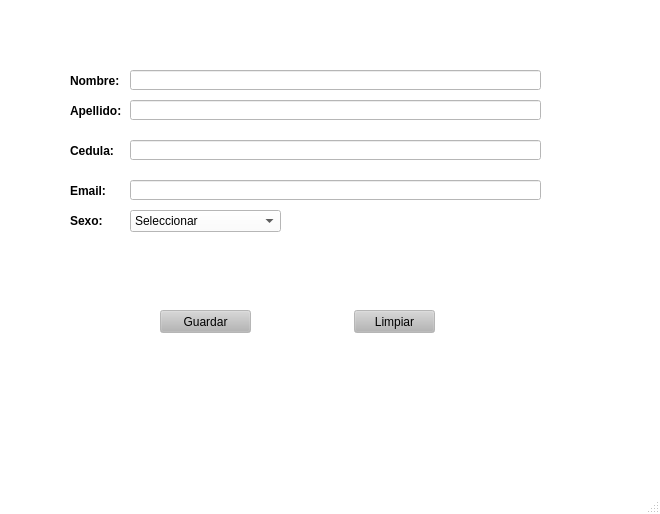
<?xml version="1.0" encoding="UTF-8"?>
<ui version="4.0">
 <class>vtnPrincipal</class>
 <widget class="QMainWindow" name="vtnPrincipal">
  <property name="geometry">
   <rect>
    <x>0</x>
    <y>0</y>
    <width>660</width>
    <height>514</height>
   </rect>
  </property>
  <property name="palette">
   <palette>
    <active>
     <colorrole role="WindowText">
      <brush brushstyle="SolidPattern">
       <color alpha="255">
        <red>0</red>
        <green>0</green>
        <blue>0</blue>
       </color>
      </brush>
     </colorrole>
     <colorrole role="Button">
      <brush brushstyle="SolidPattern">
       <color alpha="255">
        <red>255</red>
        <green>255</green>
        <blue>255</blue>
       </color>
      </brush>
     </colorrole>
     <colorrole role="Light">
      <brush brushstyle="SolidPattern">
       <color alpha="255">
        <red>255</red>
        <green>255</green>
        <blue>255</blue>
       </color>
      </brush>
     </colorrole>
     <colorrole role="Midlight">
      <brush brushstyle="SolidPattern">
       <color alpha="255">
        <red>255</red>
        <green>255</green>
        <blue>255</blue>
       </color>
      </brush>
     </colorrole>
     <colorrole role="Dark">
      <brush brushstyle="SolidPattern">
       <color alpha="255">
        <red>127</red>
        <green>127</green>
        <blue>127</blue>
       </color>
      </brush>
     </colorrole>
     <colorrole role="Mid">
      <brush brushstyle="SolidPattern">
       <color alpha="255">
        <red>170</red>
        <green>170</green>
        <blue>170</blue>
       </color>
      </brush>
     </colorrole>
     <colorrole role="Text">
      <brush brushstyle="SolidPattern">
       <color alpha="255">
        <red>0</red>
        <green>0</green>
        <blue>0</blue>
       </color>
      </brush>
     </colorrole>
     <colorrole role="BrightText">
      <brush brushstyle="SolidPattern">
       <color alpha="255">
        <red>255</red>
        <green>255</green>
        <blue>255</blue>
       </color>
      </brush>
     </colorrole>
     <colorrole role="ButtonText">
      <brush brushstyle="SolidPattern">
       <color alpha="255">
        <red>0</red>
        <green>0</green>
        <blue>0</blue>
       </color>
      </brush>
     </colorrole>
     <colorrole role="Base">
      <brush brushstyle="SolidPattern">
       <color alpha="255">
        <red>255</red>
        <green>255</green>
        <blue>255</blue>
       </color>
      </brush>
     </colorrole>
     <colorrole role="Window">
      <brush brushstyle="SolidPattern">
       <color alpha="255">
        <red>255</red>
        <green>255</green>
        <blue>255</blue>
       </color>
      </brush>
     </colorrole>
     <colorrole role="Shadow">
      <brush brushstyle="SolidPattern">
       <color alpha="255">
        <red>0</red>
        <green>0</green>
        <blue>0</blue>
       </color>
      </brush>
     </colorrole>
     <colorrole role="AlternateBase">
      <brush brushstyle="SolidPattern">
       <color alpha="255">
        <red>255</red>
        <green>255</green>
        <blue>255</blue>
       </color>
      </brush>
     </colorrole>
     <colorrole role="ToolTipBase">
      <brush brushstyle="SolidPattern">
       <color alpha="255">
        <red>255</red>
        <green>255</green>
        <blue>220</blue>
       </color>
      </brush>
     </colorrole>
     <colorrole role="ToolTipText">
      <brush brushstyle="SolidPattern">
       <color alpha="255">
        <red>0</red>
        <green>0</green>
        <blue>0</blue>
       </color>
      </brush>
     </colorrole>
    </active>
    <inactive>
     <colorrole role="WindowText">
      <brush brushstyle="SolidPattern">
       <color alpha="255">
        <red>0</red>
        <green>0</green>
        <blue>0</blue>
       </color>
      </brush>
     </colorrole>
     <colorrole role="Button">
      <brush brushstyle="SolidPattern">
       <color alpha="255">
        <red>255</red>
        <green>255</green>
        <blue>255</blue>
       </color>
      </brush>
     </colorrole>
     <colorrole role="Light">
      <brush brushstyle="SolidPattern">
       <color alpha="255">
        <red>255</red>
        <green>255</green>
        <blue>255</blue>
       </color>
      </brush>
     </colorrole>
     <colorrole role="Midlight">
      <brush brushstyle="SolidPattern">
       <color alpha="255">
        <red>255</red>
        <green>255</green>
        <blue>255</blue>
       </color>
      </brush>
     </colorrole>
     <colorrole role="Dark">
      <brush brushstyle="SolidPattern">
       <color alpha="255">
        <red>127</red>
        <green>127</green>
        <blue>127</blue>
       </color>
      </brush>
     </colorrole>
     <colorrole role="Mid">
      <brush brushstyle="SolidPattern">
       <color alpha="255">
        <red>170</red>
        <green>170</green>
        <blue>170</blue>
       </color>
      </brush>
     </colorrole>
     <colorrole role="Text">
      <brush brushstyle="SolidPattern">
       <color alpha="255">
        <red>0</red>
        <green>0</green>
        <blue>0</blue>
       </color>
      </brush>
     </colorrole>
     <colorrole role="BrightText">
      <brush brushstyle="SolidPattern">
       <color alpha="255">
        <red>255</red>
        <green>255</green>
        <blue>255</blue>
       </color>
      </brush>
     </colorrole>
     <colorrole role="ButtonText">
      <brush brushstyle="SolidPattern">
       <color alpha="255">
        <red>0</red>
        <green>0</green>
        <blue>0</blue>
       </color>
      </brush>
     </colorrole>
     <colorrole role="Base">
      <brush brushstyle="SolidPattern">
       <color alpha="255">
        <red>255</red>
        <green>255</green>
        <blue>255</blue>
       </color>
      </brush>
     </colorrole>
     <colorrole role="Window">
      <brush brushstyle="SolidPattern">
       <color alpha="255">
        <red>255</red>
        <green>255</green>
        <blue>255</blue>
       </color>
      </brush>
     </colorrole>
     <colorrole role="Shadow">
      <brush brushstyle="SolidPattern">
       <color alpha="255">
        <red>0</red>
        <green>0</green>
        <blue>0</blue>
       </color>
      </brush>
     </colorrole>
     <colorrole role="AlternateBase">
      <brush brushstyle="SolidPattern">
       <color alpha="255">
        <red>255</red>
        <green>255</green>
        <blue>255</blue>
       </color>
      </brush>
     </colorrole>
     <colorrole role="ToolTipBase">
      <brush brushstyle="SolidPattern">
       <color alpha="255">
        <red>255</red>
        <green>255</green>
        <blue>220</blue>
       </color>
      </brush>
     </colorrole>
     <colorrole role="ToolTipText">
      <brush brushstyle="SolidPattern">
       <color alpha="255">
        <red>0</red>
        <green>0</green>
        <blue>0</blue>
       </color>
      </brush>
     </colorrole>
    </inactive>
    <disabled>
     <colorrole role="WindowText">
      <brush brushstyle="SolidPattern">
       <color alpha="255">
        <red>127</red>
        <green>127</green>
        <blue>127</blue>
       </color>
      </brush>
     </colorrole>
     <colorrole role="Button">
      <brush brushstyle="SolidPattern">
       <color alpha="255">
        <red>255</red>
        <green>255</green>
        <blue>255</blue>
       </color>
      </brush>
     </colorrole>
     <colorrole role="Light">
      <brush brushstyle="SolidPattern">
       <color alpha="255">
        <red>255</red>
        <green>255</green>
        <blue>255</blue>
       </color>
      </brush>
     </colorrole>
     <colorrole role="Midlight">
      <brush brushstyle="SolidPattern">
       <color alpha="255">
        <red>255</red>
        <green>255</green>
        <blue>255</blue>
       </color>
      </brush>
     </colorrole>
     <colorrole role="Dark">
      <brush brushstyle="SolidPattern">
       <color alpha="255">
        <red>127</red>
        <green>127</green>
        <blue>127</blue>
       </color>
      </brush>
     </colorrole>
     <colorrole role="Mid">
      <brush brushstyle="SolidPattern">
       <color alpha="255">
        <red>170</red>
        <green>170</green>
        <blue>170</blue>
       </color>
      </brush>
     </colorrole>
     <colorrole role="Text">
      <brush brushstyle="SolidPattern">
       <color alpha="255">
        <red>127</red>
        <green>127</green>
        <blue>127</blue>
       </color>
      </brush>
     </colorrole>
     <colorrole role="BrightText">
      <brush brushstyle="SolidPattern">
       <color alpha="255">
        <red>255</red>
        <green>255</green>
        <blue>255</blue>
       </color>
      </brush>
     </colorrole>
     <colorrole role="ButtonText">
      <brush brushstyle="SolidPattern">
       <color alpha="255">
        <red>127</red>
        <green>127</green>
        <blue>127</blue>
       </color>
      </brush>
     </colorrole>
     <colorrole role="Base">
      <brush brushstyle="SolidPattern">
       <color alpha="255">
        <red>255</red>
        <green>255</green>
        <blue>255</blue>
       </color>
      </brush>
     </colorrole>
     <colorrole role="Window">
      <brush brushstyle="SolidPattern">
       <color alpha="255">
        <red>255</red>
        <green>255</green>
        <blue>255</blue>
       </color>
      </brush>
     </colorrole>
     <colorrole role="Shadow">
      <brush brushstyle="SolidPattern">
       <color alpha="255">
        <red>0</red>
        <green>0</green>
        <blue>0</blue>
       </color>
      </brush>
     </colorrole>
     <colorrole role="AlternateBase">
      <brush brushstyle="SolidPattern">
       <color alpha="255">
        <red>255</red>
        <green>255</green>
        <blue>255</blue>
       </color>
      </brush>
     </colorrole>
     <colorrole role="ToolTipBase">
      <brush brushstyle="SolidPattern">
       <color alpha="255">
        <red>255</red>
        <green>255</green>
        <blue>220</blue>
       </color>
      </brush>
     </colorrole>
     <colorrole role="ToolTipText">
      <brush brushstyle="SolidPattern">
       <color alpha="255">
        <red>0</red>
        <green>0</green>
        <blue>0</blue>
       </color>
      </brush>
     </colorrole>
    </disabled>
   </palette>
  </property>
  <property name="windowTitle">
   <string>Sistema de Administración de Persona</string>
  </property>
  <widget class="QWidget" name="centralwidget">
   <widget class="QLabel" name="lblNombre">
    <property name="geometry">
     <rect>
      <x>70</x>
      <y>60</y>
      <width>131</width>
      <height>41</height>
     </rect>
    </property>
    <property name="font">
     <font>
      <weight>75</weight>
      <bold>true</bold>
     </font>
    </property>
    <property name="mouseTracking">
     <bool>false</bool>
    </property>
    <property name="tabletTracking">
     <bool>false</bool>
    </property>
    <property name="text">
     <string>Nombre:</string>
    </property>
   </widget>
   <widget class="QLabel" name="lblApellido">
    <property name="geometry">
     <rect>
      <x>70</x>
      <y>90</y>
      <width>131</width>
      <height>41</height>
     </rect>
    </property>
    <property name="font">
     <font>
      <weight>75</weight>
      <bold>true</bold>
     </font>
    </property>
    <property name="mouseTracking">
     <bool>false</bool>
    </property>
    <property name="tabletTracking">
     <bool>false</bool>
    </property>
    <property name="text">
     <string>Apellido:</string>
    </property>
   </widget>
   <widget class="QLineEdit" name="TxTNombre">
    <property name="geometry">
     <rect>
      <x>130</x>
      <y>70</y>
      <width>411</width>
      <height>20</height>
     </rect>
    </property>
    <property name="text">
     <string/>
    </property>
    <property name="maxLength">
     <number>20</number>
    </property>
   </widget>
   <widget class="QLineEdit" name="TxTApellido">
    <property name="geometry">
     <rect>
      <x>130</x>
      <y>100</y>
      <width>411</width>
      <height>20</height>
     </rect>
    </property>
    <property name="maxLength">
     <number>20</number>
    </property>
   </widget>
   <widget class="QPushButton" name="btnGuardar">
    <property name="geometry">
     <rect>
      <x>160</x>
      <y>310</y>
      <width>91</width>
      <height>23</height>
     </rect>
    </property>
    <property name="palette">
     <palette>
      <active>
       <colorrole role="Button">
        <brush brushstyle="SolidPattern">
         <color alpha="255">
          <red>181</red>
          <green>181</green>
          <blue>181</blue>
         </color>
        </brush>
       </colorrole>
       <colorrole role="Light">
        <brush brushstyle="SolidPattern">
         <color alpha="255">
          <red>156</red>
          <green>156</green>
          <blue>156</blue>
         </color>
        </brush>
       </colorrole>
       <colorrole role="Midlight">
        <brush brushstyle="SolidPattern">
         <color alpha="255">
          <red>150</red>
          <green>150</green>
          <blue>150</blue>
         </color>
        </brush>
       </colorrole>
      </active>
      <inactive>
       <colorrole role="Button">
        <brush brushstyle="SolidPattern">
         <color alpha="255">
          <red>181</red>
          <green>181</green>
          <blue>181</blue>
         </color>
        </brush>
       </colorrole>
       <colorrole role="Light">
        <brush brushstyle="SolidPattern">
         <color alpha="255">
          <red>156</red>
          <green>156</green>
          <blue>156</blue>
         </color>
        </brush>
       </colorrole>
       <colorrole role="Midlight">
        <brush brushstyle="SolidPattern">
         <color alpha="255">
          <red>150</red>
          <green>150</green>
          <blue>150</blue>
         </color>
        </brush>
       </colorrole>
      </inactive>
      <disabled>
       <colorrole role="Button">
        <brush brushstyle="SolidPattern">
         <color alpha="255">
          <red>181</red>
          <green>181</green>
          <blue>181</blue>
         </color>
        </brush>
       </colorrole>
       <colorrole role="Light">
        <brush brushstyle="SolidPattern">
         <color alpha="255">
          <red>156</red>
          <green>156</green>
          <blue>156</blue>
         </color>
        </brush>
       </colorrole>
       <colorrole role="Midlight">
        <brush brushstyle="SolidPattern">
         <color alpha="255">
          <red>150</red>
          <green>150</green>
          <blue>150</blue>
         </color>
        </brush>
       </colorrole>
      </disabled>
     </palette>
    </property>
    <property name="text">
     <string>Guardar</string>
    </property>
   </widget>
   <widget class="QLabel" name="lblCedula">
    <property name="geometry">
     <rect>
      <x>70</x>
      <y>130</y>
      <width>131</width>
      <height>41</height>
     </rect>
    </property>
    <property name="font">
     <font>
      <weight>75</weight>
      <bold>true</bold>
     </font>
    </property>
    <property name="mouseTracking">
     <bool>false</bool>
    </property>
    <property name="tabletTracking">
     <bool>false</bool>
    </property>
    <property name="text">
     <string>Cedula:</string>
    </property>
   </widget>
   <widget class="QLineEdit" name="TxTCedula">
    <property name="geometry">
     <rect>
      <x>130</x>
      <y>140</y>
      <width>411</width>
      <height>20</height>
     </rect>
    </property>
    <property name="maxLength">
     <number>10</number>
    </property>
   </widget>
   <widget class="QLabel" name="lblEmail">
    <property name="geometry">
     <rect>
      <x>70</x>
      <y>170</y>
      <width>131</width>
      <height>41</height>
     </rect>
    </property>
    <property name="font">
     <font>
      <weight>75</weight>
      <bold>true</bold>
     </font>
    </property>
    <property name="mouseTracking">
     <bool>false</bool>
    </property>
    <property name="tabletTracking">
     <bool>false</bool>
    </property>
    <property name="text">
     <string>Email:</string>
    </property>
   </widget>
   <widget class="QLineEdit" name="TxTEmail">
    <property name="geometry">
     <rect>
      <x>130</x>
      <y>180</y>
      <width>411</width>
      <height>20</height>
     </rect>
    </property>
    <property name="maxLength">
     <number>60</number>
    </property>
   </widget>
   <widget class="QLabel" name="lblSexo">
    <property name="geometry">
     <rect>
      <x>70</x>
      <y>200</y>
      <width>131</width>
      <height>41</height>
     </rect>
    </property>
    <property name="font">
     <font>
      <weight>75</weight>
      <bold>true</bold>
     </font>
    </property>
    <property name="mouseTracking">
     <bool>false</bool>
    </property>
    <property name="tabletTracking">
     <bool>false</bool>
    </property>
    <property name="text">
     <string>Sexo:</string>
    </property>
   </widget>
   <widget class="QComboBox" name="comboBox">
    <property name="geometry">
     <rect>
      <x>130</x>
      <y>210</y>
      <width>151</width>
      <height>22</height>
     </rect>
    </property>
    <item>
     <property name="text">
      <string>Seleccionar</string>
     </property>
    </item>
    <item>
     <property name="text">
      <string>Masculino</string>
     </property>
    </item>
    <item>
     <property name="text">
      <string>Feminino</string>
     </property>
    </item>
    <item>
     <property name="text">
      <string>Prefiero no decirlo</string>
     </property>
    </item>
   </widget>
   <widget class="QPushButton" name="btnLimpiar">
    <property name="geometry">
     <rect>
      <x>354</x>
      <y>310</y>
      <width>81</width>
      <height>23</height>
     </rect>
    </property>
    <property name="palette">
     <palette>
      <active>
       <colorrole role="Button">
        <brush brushstyle="SolidPattern">
         <color alpha="255">
          <red>181</red>
          <green>181</green>
          <blue>181</blue>
         </color>
        </brush>
       </colorrole>
       <colorrole role="Light">
        <brush brushstyle="SolidPattern">
         <color alpha="255">
          <red>156</red>
          <green>156</green>
          <blue>156</blue>
         </color>
        </brush>
       </colorrole>
       <colorrole role="Midlight">
        <brush brushstyle="SolidPattern">
         <color alpha="255">
          <red>150</red>
          <green>150</green>
          <blue>150</blue>
         </color>
        </brush>
       </colorrole>
      </active>
      <inactive>
       <colorrole role="Button">
        <brush brushstyle="SolidPattern">
         <color alpha="255">
          <red>181</red>
          <green>181</green>
          <blue>181</blue>
         </color>
        </brush>
       </colorrole>
       <colorrole role="Light">
        <brush brushstyle="SolidPattern">
         <color alpha="255">
          <red>156</red>
          <green>156</green>
          <blue>156</blue>
         </color>
        </brush>
       </colorrole>
       <colorrole role="Midlight">
        <brush brushstyle="SolidPattern">
         <color alpha="255">
          <red>150</red>
          <green>150</green>
          <blue>150</blue>
         </color>
        </brush>
       </colorrole>
      </inactive>
      <disabled>
       <colorrole role="Button">
        <brush brushstyle="SolidPattern">
         <color alpha="255">
          <red>181</red>
          <green>181</green>
          <blue>181</blue>
         </color>
        </brush>
       </colorrole>
       <colorrole role="Light">
        <brush brushstyle="SolidPattern">
         <color alpha="255">
          <red>156</red>
          <green>156</green>
          <blue>156</blue>
         </color>
        </brush>
       </colorrole>
       <colorrole role="Midlight">
        <brush brushstyle="SolidPattern">
         <color alpha="255">
          <red>150</red>
          <green>150</green>
          <blue>150</blue>
         </color>
        </brush>
       </colorrole>
      </disabled>
     </palette>
    </property>
    <property name="text">
     <string>Limpiar</string>
    </property>
   </widget>
  </widget>
  <widget class="QMenuBar" name="menubar">
   <property name="geometry">
    <rect>
     <x>0</x>
     <y>0</y>
     <width>660</width>
     <height>21</height>
    </rect>
   </property>
  </widget>
  <widget class="QStatusBar" name="statusbar"/>
 </widget>
 <resources/>
 <connections/>
</ui>
